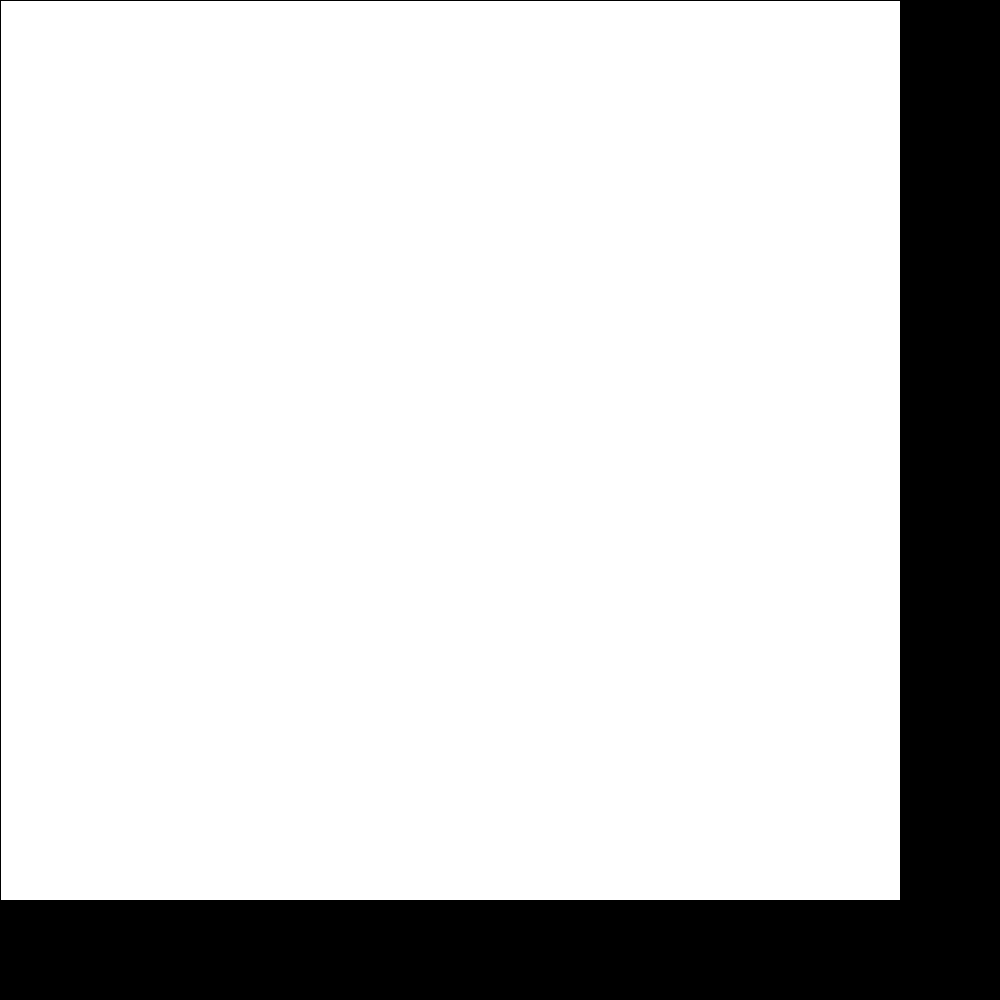
Frame 1 (no input)
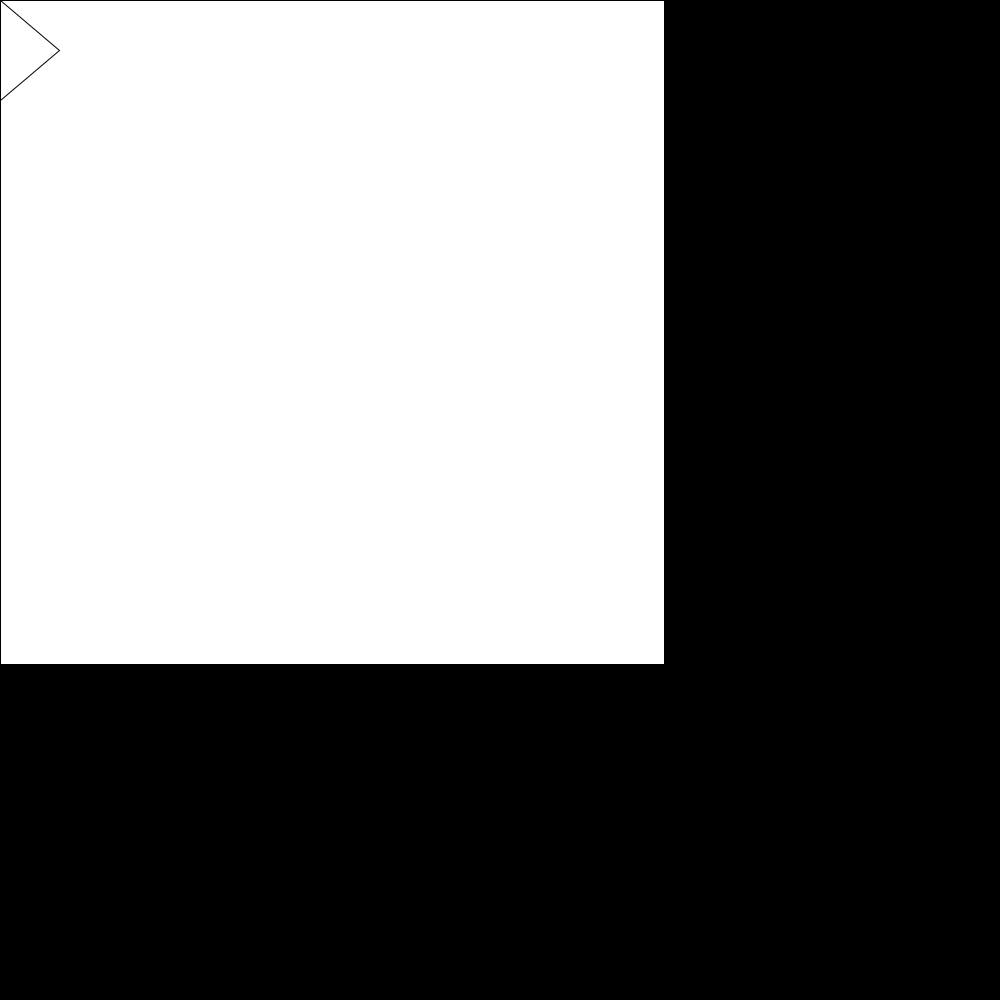
Frame 60 (the mouse pressed at the canvas centre just before this capture)
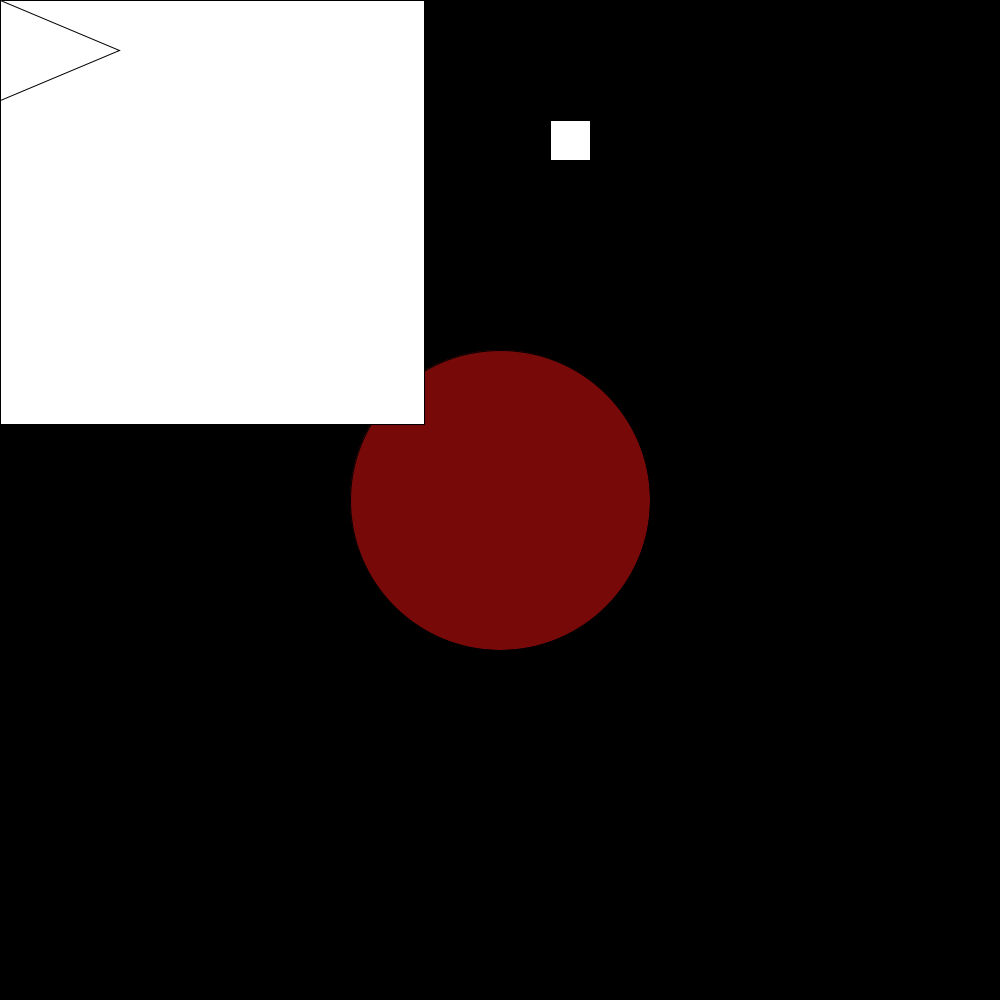
Frame 120 (the mouse held since frame 60 and released just before this capture)

The Processing sketch that drew these frames (run headless with seeded random() and noise(); from frame 60 on, the mouse is pressed at the canvas centre):

// Processing sketch: Alexa_Francesca_Emily
// ── Alexa_Francesca_Emily.pde
int x = 0;
int n = 900;
int f = 0;

void setup() {
  size(1000, 1000);
}

void draw() {
  background(0);
  fill(255, 20, 20, x);
  circle(width/2, height/2, 300);
    x = x + 1;
    fill(255);
    square(550, x, 40);


square(0, 0, n);
n = n - 4;

triangle(0, 0, 0, 100, f, 50);
f = f + 1;

}
